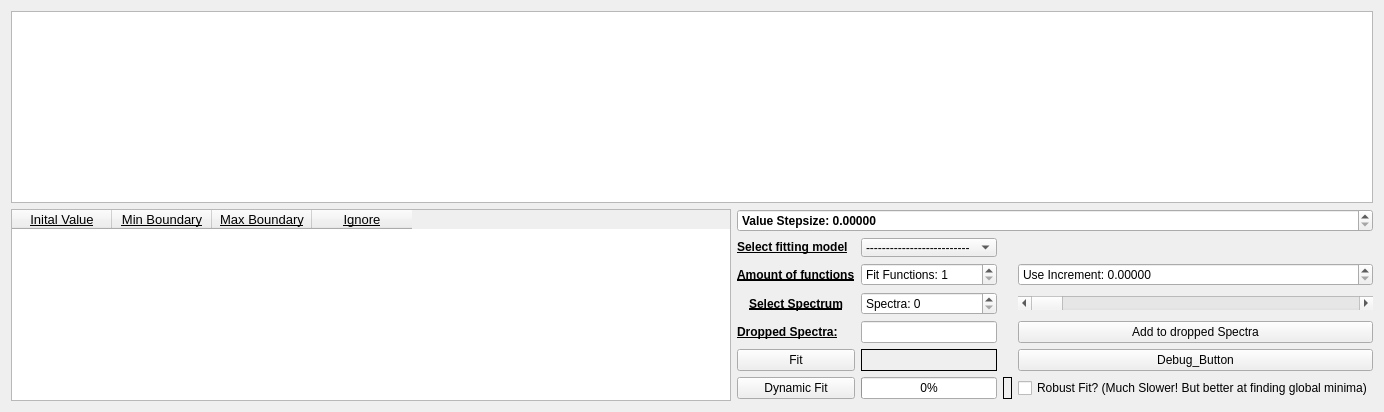
      <widget class="QWidget" name="tab_2">
       <attribute name="title">
        <string>Page</string>
       </attribute>
       <layout class="QVBoxLayout" name="verticalLayout_6">
        <item>
         <layout class="QVBoxLayout" name="verticalLayout_5">
          <item>
           <layout class="QHBoxLayout" name="horizontalLayout_9">
            <item>
             <widget class="Plot_pyqtgraph" name="Plot_Indi_View">
              <property name="enabled">
               <bool>true</bool>
              </property>
              <property name="sizePolicy">
               <sizepolicy hsizetype="Expanding" vsizetype="Expanding">
                <horstretch>0</horstretch>
                <verstretch>0</verstretch>
               </sizepolicy>
              </property>
             </widget>
            </item>
           </layout>
          </item>
          <item>
           <layout class="QGridLayout" name="gridLayout_2">
            <item row="0" column="1">
             <layout class="QVBoxLayout" name="verticalLayout_7">
              <item>
               <widget class="QDoubleSpinBox" name="spinBox_increment">
                <property name="font">
                 <font>
                  <pointsize>9</pointsize>
                  <weight>75</weight>
                  <bold>true</bold>
                 </font>
                </property>
                <property name="locale">
                 <locale language="English" country="UnitedKingdom"/>
                </property>
                <property name="prefix">
                 <string>Value Stepsize: </string>
                </property>
                <property name="decimals">
                 <number>5</number>
                </property>
                <property name="maximum">
                 <double>1000.000000000000000</double>
                </property>
               </widget>
              </item>
              <item>
               <layout class="QGridLayout" name="gridLayout">
                <item row="0" column="0">
                 <widget class="QLabel" name="label_2">
                  <property name="sizePolicy">
                   <sizepolicy hsizetype="Preferred" vsizetype="Fixed">
                    <horstretch>0</horstretch>
                    <verstretch>0</verstretch>
                   </sizepolicy>
                  </property>
                  <property name="font">
                   <font>
                    <family>Arial</family>
                    <weight>75</weight>
                    <bold>true</bold>
                    <underline>true</underline>
                   </font>
                  </property>
                  <property name="text">
                   <string>Select fitting model</string>
                  </property>
                 </widget>
                </item>
                <item row="5" column="1">
                 <widget class="QProgressBar" name="progressBar">
                  <property name="font">
                   <font>
                    <family>Arial</family>
                   </font>
                  </property>
                  <property name="value">
                   <number>0</number>
                  </property>
                  <property name="alignment">
                   <set>Qt::AlignCenter</set>
                  </property>
                 </widget>
                </item>
                <item row="2" column="3">
                 <widget class="QScrollBar" name="Scroll_Bar_dropped_points">
                  <property name="font">
                   <font>
                    <family>Arial</family>
                   </font>
                  </property>
                  <property name="orientation">
                   <enum>Qt::Horizontal</enum>
                  </property>
                 </widget>
                </item>
                <item row="5" column="0">
                 <widget class="QPushButton" name="Button_dyn_fit">
                  <property name="font">
                   <font>
                    <family>Arial</family>
                   </font>
                  </property>
                  <property name="text">
                   <string>Dynamic Fit</string>
                  </property>
                 </widget>
                </item>
                <item row="4" column="0">
                 <widget class="QPushButton" name="Button_Plot">
                  <property name="font">
                   <font>
                    <family>Arial</family>
                   </font>
                  </property>
                  <property name="text">
                   <string>Fit</string>
                  </property>
                 </widget>
                </item>
                <item row="4" column="3">
                 <widget class="QPushButton" name="pushButton">
                  <property name="text">
                   <string>Debug_Button</string>
                  </property>
                 </widget>
                </item>
                <item row="0" column="1">
                 <widget class="QComboBox" name="comboBox_fit_model">
                  <property name="maximumSize">
                   <size>
                    <width>197</width>
                    <height>19</height>
                   </size>
                  </property>
                  <property name="font">
                   <font>
                    <family>Arial</family>
                   </font>
                  </property>
                  <item>
                   <property name="text">
                    <string>--------------------------</string>
                   </property>
                  </item>
                  <item>
                   <property name="text">
                    <string>Gaussian deriv.</string>
                   </property>
                  </item>
                  <item>
                   <property name="text">
                    <string>Lorentz deriv.</string>
                   </property>
                  </item>
                  <item>
                   <property name="text">
                    <string>Dyson deriv.</string>
                   </property>
                  </item>
                  <item>
                   <property name="text">
                    <string>Custom</string>
                   </property>
                  </item>
                 </widget>
                </item>
                <item row="3" column="0">
                 <widget class="QLabel" name="label_23">
                  <property name="font">
                   <font>
                    <family>Arial</family>
                    <weight>75</weight>
                    <bold>true</bold>
                    <underline>true</underline>
                   </font>
                  </property>
                  <property name="text">
                   <string>Dropped Spectra:</string>
                  </property>
                 </widget>
                </item>
                <item row="2" column="0">
                 <widget class="QLabel" name="label_4">
                  <property name="font">
                   <font>
                    <family>Arial</family>
                    <weight>75</weight>
                    <bold>true</bold>
                    <underline>true</underline>
                   </font>
                  </property>
                  <property name="text">
                   <string>Select Spectrum</string>
                  </property>
                  <property name="alignment">
                   <set>Qt::AlignCenter</set>
                  </property>
                  <property name="margin">
                   <number>0</number>
                  </property>
                 </widget>
                </item>
                <item row="1" column="0">
                 <widget class="QLabel" name="label_20">
                  <property name="font">
                   <font>
                    <family>Arial</family>
                    <weight>75</weight>
                    <bold>true</bold>
                    <underline>true</underline>
                   </font>
                  </property>
                  <property name="text">
                   <string>Amount of functions</string>
                  </property>
                 </widget>
                </item>
                <item row="1" column="3">
                 <widget class="QDoubleSpinBox" name="spinBox_incr">
                  <property name="locale">
                   <locale language="English" country="UnitedKingdom"/>
                  </property>
                  <property name="prefix">
                   <string>Use Increment: </string>
                  </property>
                  <property name="decimals">
                   <number>5</number>
                  </property>
                  <property name="maximum">
                   <double>1.000000000000000</double>
                  </property>
                  <property name="singleStep">
                   <double>0.001000000000000</double>
                  </property>
                 </widget>
                </item>
                <item row="3" column="1">
                 <widget class="QLineEdit" name="Dropped_points_edit">
                  <property name="font">
                   <font>
                    <family>Arial</family>
                   </font>
                  </property>
                 </widget>
                </item>
                <item row="5" column="3">
                 <widget class="QCheckBox" name="checkBox_dynPlot">
                  <property name="font">
                   <font>
                    <family>Arial</family>
                   </font>
                  </property>
                  <property name="text">
                   <string>Robust Fit? (Much Slower! But better at finding global minima)</string>
                  </property>
                 </widget>
                </item>
                <item row="3" column="3">
                 <widget class="QPushButton" name="Button_dropped_points">
                  <property name="sizePolicy">
                   <sizepolicy hsizetype="Preferred" vsizetype="Fixed">
                    <horstretch>0</horstretch>
                    <verstretch>0</verstretch>
                   </sizepolicy>
                  </property>
                  <property name="font">
                   <font>
                    <family>Arial</family>
                   </font>
                  </property>
                  <property name="text">
                   <string>Add to dropped Spectra</string>
                  </property>
                 </widget>
                </item>
                <item row="4" column="1">
                 <widget class="QLabel" name="label_test">
                  <property name="frameShape">
                   <enum>QFrame::Box</enum>
                  </property>
                  <property name="text">
                   <string/>
                  </property>
                 </widget>
                </item>
                <item row="2" column="1">
                 <widget class="QSpinBox" name="select_datanumber">
                  <property name="prefix">
                   <string>Spectra: </string>
                  </property>
                 </widget>
                </item>
                <item row="1" column="1">
                 <widget class="QSpinBox" name="spinBox_fit_num">
                  <property name="suffix">
                   <string/>
                  </property>
                  <property name="prefix">
                   <string>Fit Functions: </string>
                  </property>
                  <property name="minimum">
                   <number>1</number>
                  </property>
                  <property name="maximum">
                   <number>99999</number>
                  </property>
                 </widget>
                </item>
                <item row="5" column="2">
                 <widget class="QLabel" name="label_7">
                  <property name="frameShape">
                   <enum>QFrame::Box</enum>
                  </property>
                  <property name="text">
                   <string/>
                  </property>
                 </widget>
                </item>
               </layout>
              </item>
             </layout>
            </item>
            <item row="0" column="0">
             <widget class="QTableWidget" name="Parameter_table">
              <property name="sizePolicy">
               <sizepolicy hsizetype="Preferred" vsizetype="Expanding">
                <horstretch>0</horstretch>
                <verstretch>0</verstretch>
               </sizepolicy>
              </property>
              <property name="minimumSize">
               <size>
                <width>720</width>
                <height>0</height>
               </size>
              </property>
              <property name="font">
               <font>
                <family>Arial</family>
               </font>
              </property>
              <property name="locale">
               <locale language="C" country="AnyCountry"/>
              </property>
              <property name="dragDropMode">
               <enum>QAbstractItemView::DropOnly</enum>
              </property>
              <property name="alternatingRowColors">
               <bool>true</bool>
              </property>
              <property name="showGrid">
               <bool>true</bool>
              </property>
              <property name="rowCount">
               <number>0</number>
              </property>
              <column>
               <property name="text">
                <string>Inital Value</string>
               </property>
               <property name="font">
                <font>
                 <family>Arial</family>
                 <pointsize>10</pointsize>
                 <underline>true</underline>
                </font>
               </property>
               <property name="textAlignment">
                <set>AlignCenter</set>
               </property>
              </column>
              <column>
               <property name="text">
                <string>Min Boundary</string>
               </property>
               <property name="font">
                <font>
                 <family>Arial</family>
                 <pointsize>10</pointsize>
                 <underline>true</underline>
                </font>
               </property>
               <property name="textAlignment">
                <set>AlignCenter</set>
               </property>
              </column>
              <column>
               <property name="text">
                <string>Max Boundary</string>
               </property>
               <property name="font">
                <font>
                 <family>Arial</family>
                 <pointsize>10</pointsize>
                 <underline>true</underline>
                </font>
               </property>
               <property name="textAlignment">
                <set>AlignCenter</set>
               </property>
              </column>
              <column>
               <property name="text">
                <string>Ignore</string>
               </property>
               <property name="font">
                <font>
                 <pointsize>10</pointsize>
                 <weight>50</weight>
                 <bold>false</bold>
                 <underline>true</underline>
                </font>
               </property>
               <property name="textAlignment">
                <set>AlignCenter</set>
               </property>
              </column>
             </widget>
            </item>
           </layout>
          </item>
         </layout>
        </item>
       </layout>
      </widget>
